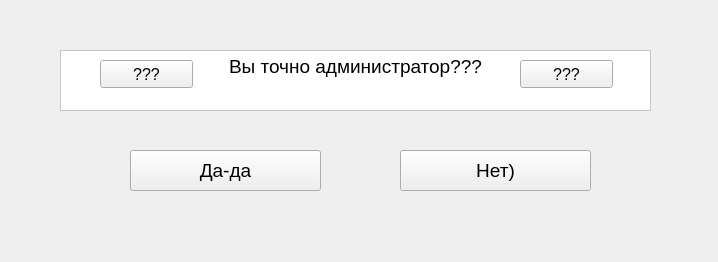
<?xml version="1.0" encoding="UTF-8"?>
<ui version="4.0">
 <class>Form</class>
 <widget class="QWidget" name="Form">
  <property name="geometry">
   <rect>
    <x>0</x>
    <y>0</y>
    <width>718</width>
    <height>262</height>
   </rect>
  </property>
  <property name="windowTitle">
   <string>Form</string>
  </property>
  <property name="styleSheet">
   <string notr="true"/>
  </property>
  <widget class="QPushButton" name="push_button_yes">
   <property name="geometry">
    <rect>
     <x>130</x>
     <y>150</y>
     <width>191</width>
     <height>41</height>
    </rect>
   </property>
   <property name="font">
    <font>
     <pointsize>14</pointsize>
    </font>
   </property>
   <property name="styleSheet">
    <string notr="true"/>
   </property>
   <property name="text">
    <string>Да-да</string>
   </property>
  </widget>
  <widget class="QTextBrowser" name="textBrowser">
   <property name="geometry">
    <rect>
     <x>60</x>
     <y>50</y>
     <width>591</width>
     <height>61</height>
    </rect>
   </property>
   <property name="styleSheet">
    <string notr="true">background-color: rgb(255, 255, 255);
color: rgb(0, 0, 0);</string>
   </property>
   <property name="html">
    <string>&lt;!DOCTYPE HTML PUBLIC &quot;-//W3C//DTD HTML 4.0//EN&quot; &quot;http://www.w3.org/TR/REC-html40/strict.dtd&quot;&gt;
&lt;html&gt;&lt;head&gt;&lt;meta name=&quot;qrichtext&quot; content=&quot;1&quot; /&gt;&lt;style type=&quot;text/css&quot;&gt;
p, li { white-space: pre-wrap; }
&lt;/style&gt;&lt;/head&gt;&lt;body style=&quot; font-family:'MS Shell Dlg 2'; font-size:7.8pt; font-weight:400; font-style:normal;&quot;&gt;
&lt;p align=&quot;center&quot; style=&quot; margin-top:0px; margin-bottom:0px; margin-left:0px; margin-right:0px; -qt-block-indent:0; text-indent:0px;&quot;&gt;&lt;span style=&quot; font-size:14pt;&quot;&gt;Вы точно администратор???&lt;/span&gt;&lt;/p&gt;&lt;/body&gt;&lt;/html&gt;</string>
   </property>
  </widget>
  <widget class="QPushButton" name="push_button_no">
   <property name="geometry">
    <rect>
     <x>400</x>
     <y>150</y>
     <width>191</width>
     <height>41</height>
    </rect>
   </property>
   <property name="font">
    <font>
     <pointsize>14</pointsize>
    </font>
   </property>
   <property name="styleSheet">
    <string notr="true"/>
   </property>
   <property name="text">
    <string>Нет)</string>
   </property>
  </widget>
  <widget class="QPushButton" name="push_button_right">
   <property name="geometry">
    <rect>
     <x>100</x>
     <y>60</y>
     <width>93</width>
     <height>28</height>
    </rect>
   </property>
   <property name="font">
    <font>
     <pointsize>12</pointsize>
    </font>
   </property>
   <property name="styleSheet">
    <string notr="true"/>
   </property>
   <property name="text">
    <string>???</string>
   </property>
  </widget>
  <widget class="QPushButton" name="push_button_vran">
   <property name="geometry">
    <rect>
     <x>520</x>
     <y>60</y>
     <width>93</width>
     <height>28</height>
    </rect>
   </property>
   <property name="font">
    <font>
     <pointsize>12</pointsize>
    </font>
   </property>
   <property name="styleSheet">
    <string notr="true"/>
   </property>
   <property name="text">
    <string>???</string>
   </property>
  </widget>
  <widget class="QLabel" name="label">
   <property name="geometry">
    <rect>
     <x>0</x>
     <y>-220</y>
     <width>751</width>
     <height>511</height>
    </rect>
   </property>
   <property name="text">
    <string/>
   </property>
   <property name="pixmap">
    <pixmap>../../OneDrive/Изображения/Снимки экрана/Снимок экрана 2024-03-31 113316.png</pixmap>
   </property>
  </widget>
  <zorder>label</zorder>
  <zorder>push_button_yes</zorder>
  <zorder>textBrowser</zorder>
  <zorder>push_button_no</zorder>
  <zorder>push_button_right</zorder>
  <zorder>push_button_vran</zorder>
 </widget>
 <resources/>
 <connections/>
</ui>
